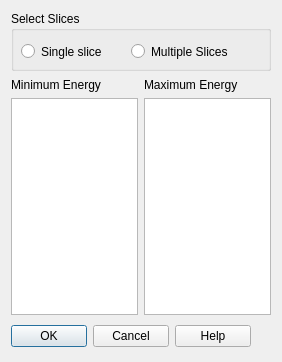
<?xml version="1.0" encoding="UTF-8"?>
<ui version="4.0">
 <class>egretSelectionDialog</class>
 <widget class="QDialog" name="egretSelectionDialog">
  <property name="geometry">
   <rect>
    <x>0</x>
    <y>0</y>
    <width>281</width>
    <height>362</height>
   </rect>
  </property>
  <property name="windowTitle">
   <string>Dialog</string>
  </property>
  <layout class="QVBoxLayout" name="verticalLayout">
   <item>
    <widget class="QGroupBox" name="sliceBox">
     <property name="minimumSize">
      <size>
       <width>260</width>
       <height>60</height>
      </size>
     </property>
     <property name="title">
      <string>Select Slices</string>
     </property>
     <widget class="QRadioButton" name="singleButton">
      <property name="geometry">
       <rect>
        <x>10</x>
        <y>30</y>
        <width>102</width>
        <height>21</height>
       </rect>
      </property>
      <property name="text">
       <string>Single slice</string>
      </property>
     </widget>
     <widget class="QRadioButton" name="multiButton">
      <property name="geometry">
       <rect>
        <x>120</x>
        <y>30</y>
        <width>131</width>
        <height>21</height>
       </rect>
      </property>
      <property name="text">
       <string>Multiple Slices</string>
      </property>
     </widget>
    </widget>
   </item>
   <item>
    <layout class="QHBoxLayout" name="selectionLayout">
     <item>
      <layout class="QVBoxLayout" name="minLayout">
       <item>
        <widget class="QLabel" name="minLabel">
         <property name="minimumSize">
          <size>
           <width>125</width>
           <height>15</height>
          </size>
         </property>
         <property name="text">
          <string>Minimum Energy</string>
         </property>
        </widget>
       </item>
       <item>
        <widget class="QListWidget" name="minList">
         <property name="minimumSize">
          <size>
           <width>125</width>
           <height>175</height>
          </size>
         </property>
        </widget>
       </item>
      </layout>
     </item>
     <item>
      <layout class="QVBoxLayout" name="maxLayout">
       <item>
        <widget class="QLabel" name="maxLabel">
         <property name="minimumSize">
          <size>
           <width>125</width>
           <height>15</height>
          </size>
         </property>
         <property name="text">
          <string>Maximum Energy</string>
         </property>
        </widget>
       </item>
       <item>
        <widget class="QListWidget" name="maxList">
         <property name="minimumSize">
          <size>
           <width>125</width>
           <height>175</height>
          </size>
         </property>
        </widget>
       </item>
      </layout>
     </item>
    </layout>
   </item>
   <item>
    <layout class="QHBoxLayout" name="horizontalLayout">
     <item>
      <widget class="QDialogButtonBox" name="buttonBox">
       <property name="minimumSize">
        <size>
         <width>240</width>
         <height>30</height>
        </size>
       </property>
       <property name="orientation">
        <enum>Qt::Horizontal</enum>
       </property>
       <property name="standardButtons">
        <set>QDialogButtonBox::Cancel|QDialogButtonBox::Help|QDialogButtonBox::Ok</set>
       </property>
       <property name="centerButtons">
        <bool>false</bool>
       </property>
      </widget>
     </item>
     <item>
      <spacer name="horizontalSpacer">
       <property name="orientation">
        <enum>Qt::Horizontal</enum>
       </property>
       <property name="sizeHint" stdset="0">
        <size>
         <width>40</width>
         <height>20</height>
        </size>
       </property>
      </spacer>
     </item>
    </layout>
   </item>
  </layout>
 </widget>
 <resources/>
 <connections/>
</ui>
